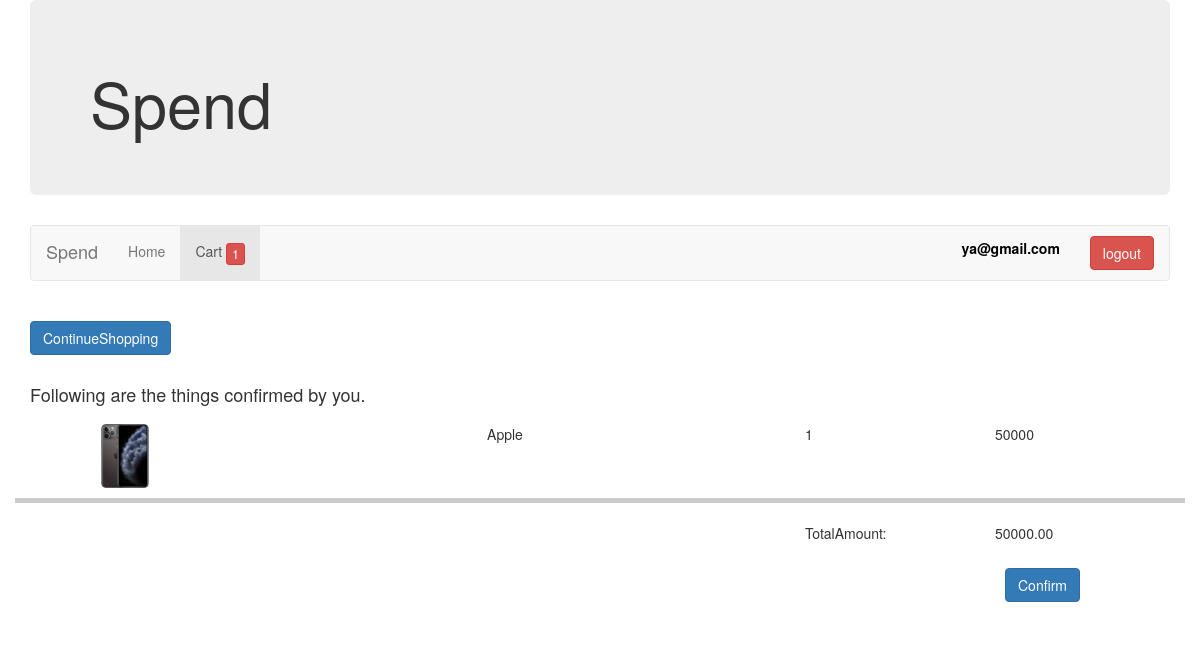
The app's page /thankyou/ (signed in) with its own data.
### shopping/models.py (models this page shows, shortened)
class Item(models.Model):
    cart = models.ForeignKey(Cart,verbose_name='cart',related_name='cart',on_delete=models.CASCADE)
    quantity = models.PositiveIntegerField(verbose_name='quantity')
    product = models.ForeignKey(Product,verbose_name='product' ,related_name='product',on_delete=models.PROTECT)

class Product(models.Model):
    title = models.CharField(null=True,blank=True,max_length=100)
    description = models.CharField(null=True,blank=True, max_length=100)
    unit_price = models.DecimalField(max_digits=18,decimal_places=2,verbose_name='unit price')
    total_items = models.IntegerField()

### shopping/views.py (the view)
# urls.py: path('thankyou/',thank_you,name='thank_you'),
def thank_you(request):
    user = request.user
    items = ''
    cart_items = []
    if user.is_anonymous:
        user = ''
    else:
        cart_items = Item.objects.filter(cart__user=user,cart__checked_out=False)
        items = cart_items.count() if cart_items else 0
    items_sum =calculate_sum(cart_items)
    return render(request,'thankyou.html',{'user':user,'items':items,'page':'cart','cart_items':cart_items,'sum':items_sum,'shopping':'continueShopping'})

### shopping/views.py (called while the page is built)
def calculate_sum(cart_items):
    items_sum=0
    for item in cart_items:
        items_sum = items_sum + (item.quantity*item.product.unit_price)
    return items_sum

### shopping/templates/thankyou.html
{% extends "base.html" %}
{% load static %}
{% block content %}
    {% if shopping %}
        <div class="row">
            <div class="col-md-3">
                <a href="{% url 'index' %}" class="btn btn-primary" role="button">ContinueShopping</a>
            </div>
        </div>
        <h4> Following are the things confirmed by you. </h4>
    {% endif %}
    <div class="row" style="border-bottom: 5px solid #ccc;">
        {% for item in cart_items %}
            <div class="col-md-12">
                <div class="col-md-2">
                    <img  style="width: 30%;display: block; margin: 0 auto;" src="{{ STATIC_URL }}/static/{{item.product.title}}.jpg">
                </div>
                <div class="col-md-6" style="text-align: center;">
                    <p> {{ item.product.title }} </p>
                </div>
                <div class="col-md-2">
                    <p> {{ item.quantity }} </p>
                </div>
                <div class="col-md-2">
                    {% widthratio item.product.unit_price 1 item.quantity %}
                </div>
            </div>
            <br>
        {% endfor %}
    </div>
    <div class="row">
        <div class="col-md-12">
            <div class="col-md-8">  </div>
            <div class="col-md-2">
                <span>TotalAmount:</span>
            </div>
            <div class="col-md-2">
                {{ sum }}
            </div>
        </div>
    </div>
    {% if shopping %}
        <div class="row">
            <div class="col-md-10">  </div>
            <div class="col-md-2">
                <a href="{% url 'credit_card_page' %}" class="btn btn-primary" role="button"> Confirm </a>
            </div>
        </div>
    {% endif %}
{% endblock %}

### shopping/templates/base.html (shortened to what this page needs)
{% load static %}
<!DOCTYPE  html>
<html >
<head>
    <link rel="stylesheet" href="https://maxcdn.bootstrapcdn.com/bootstrap/3.3.7/css/bootstrap.min.css"
>
    <link rel="stylesheet" href="{% static 'default.css' %}">
    <link rel="stylesheet" href="{% static 'equal-height.css' %}">
</head>
<body>
    <div class="container">
        <div class="jumbotron">
            <h1>Spend</h1>
        </div>
        <nav class="navbar navbar-default">
            <div class="container-fluid">
                <div class="navbar-header">
                    <a class="navbar-brand" href="{% url 'index' %}">Spend</a>
                </div>
                <ul class="nav navbar-nav">
                    <li class = {% if page == 'home' %} 'active' {% endif %} > <a href="{% url 'index' %}">Home</a> </li>
                    {% if user %}
                    <li class = {% if page == "cart" %} "active" {% endif %} > <a href="{% url 'cart' %}">Cart
                        {% if items > 0 %}
                            <button type="button" class="btn btn-danger btn-xs">  {{ items }} </button>
                        {% endif %}
                    </a>  </li>
                    {% endif %}
                </ul>
                <ul class="nav navbar-nav navbar-right">
                    {% if user.is_authenticated %}
                        <li>  <a href="#" class="username-display"><p style="color: black;">{{ user.username }}</p>   </a>  </li>
                        <li>
                            <a href="{% url 'logout' %}" class="right-nav-display">
                              <button type="button" class="btn btn-danger">logout </button>
                            </a>
                        </li>
                    {%  else  %}
                    <li><a href="{% url 'signup' %}"><span class="glyphicon glyphicon-user"></span> Sign Up</a></li>
                    <li><a href="{% url 'login' %}"><span class="glyphicon glyphicon-log-in"></span> Login</a></li>
                    {% endif %}
                </ul>
            </div>
        </nav>
        <div class="row">
            <div class="col-sm-12">
                {% block content %}{% endblock %}
            </div>
        </div>
    </div>
</body>
</html>

### shopping/static/default.css (style rules this page uses)
.username-display { margin-bottom: -20px; margin-top: -3px; font-weight: bold; padding-bottom: 0px; }
.right-nav-display { margin-bottom: -20px; margin-top: -5px; }

### shopping/static/equal-height.css (style rules this page uses)
.container { padding-right: 15px; padding-left: 15px; }
h4 { margin-top: 25px; }
.row { margin-bottom: 20px; }
.row .row { margin-top: 10px; margin-bottom: 0; }
[class*="col-"] { padding-top: 5px; padding-bottom: 5px; }

### records on screen
Item: product (picture), product "Apple", quantity "1", product+quantity "50000"

### other values on screen
{{ items }} "1"
{{ user.username }} "ya@gmail.com"
{{ sum }} "50000.00"
